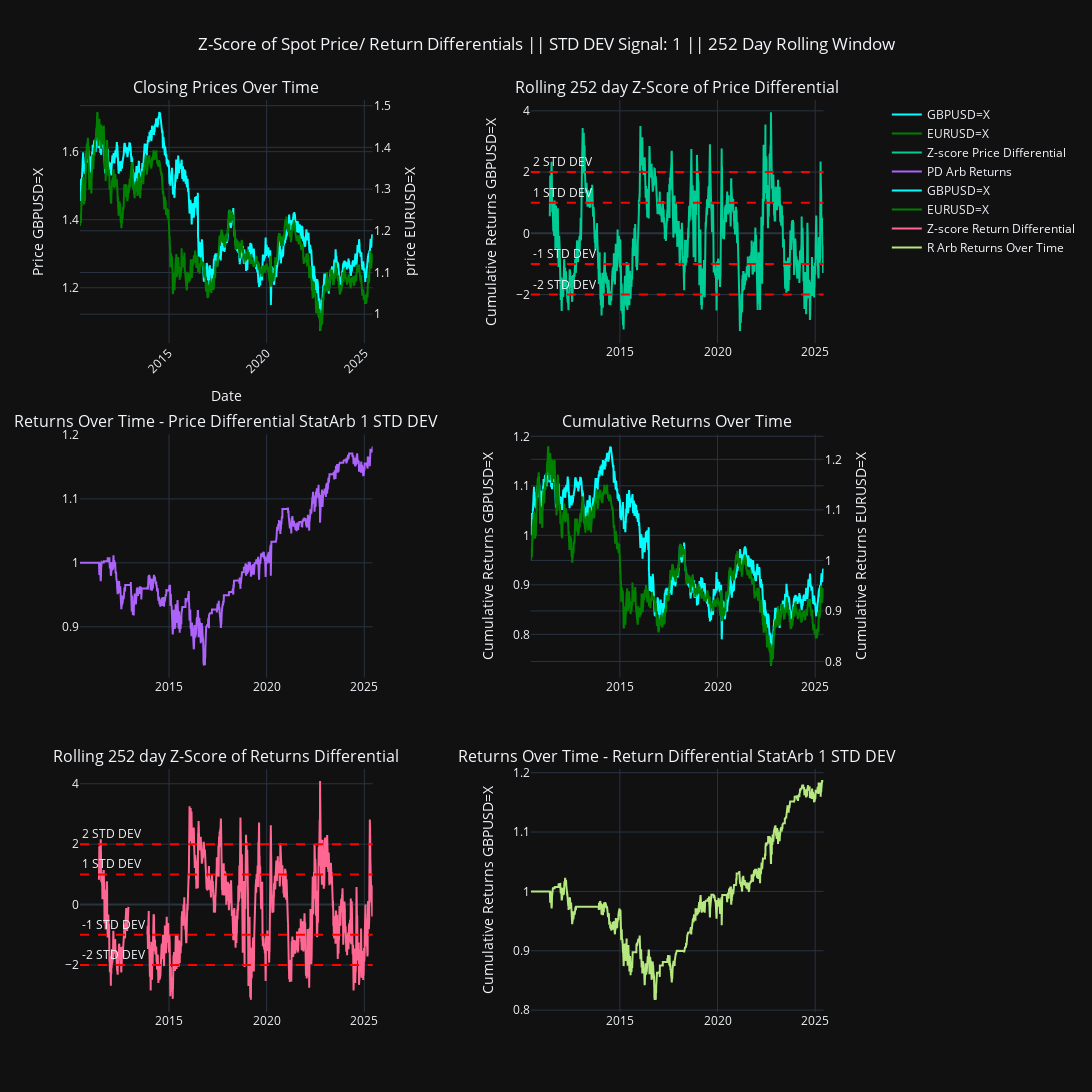

The notebook cell saved with this chart:
### Code cell
def ccy_pair_analysis(tickers=['USDKRW=X', 'EURKRW=X'], years=10, rolling_window=252):
        
    end_date = datetime.now(). strftime('%Y-%m-%d')

    start_date = (datetime.now() - timedelta(days=years*365)).strftime('%Y-%m-%d')

    df = pd.DataFrame()
    
    for ticker in tickers:
    
        temp_df = yf.download(ticker, start=start_date, end=end_date, session=session)
    
        temp_df.columns = [f"{col[0]}_{col[1]}" for col in temp_df.columns]
    
        temp_df = temp_df.reset_index()
        
        temp_df = temp_df.iloc[:, :2]
    
        temp_df[f'{ticker} Daily Returns'] = temp_df[f'Close_{ticker}'].pct_change().fillna(0)

        # Calculating cumulative return of asset
        temp_df[f'{ticker} Cumulative Returns'] = [1.0] + [None] * (len(temp_df) - 1)
        
        for i in range(1, len (temp_df)):
            temp_df[f'{ticker} Cumulative Returns'] = (1 + temp_df[f'{ticker} Daily Returns']).cumprod()
        
        if df.empty:
            df = temp_df
        else:
            df = pd.merge(df, temp_df, on='Date', how='left')

    df[f'Close_{tickers[0]}'] = df[f'Close_{tickers[0]}'].ffill()
    df[f'Close_{tickers[1]}'] = df[f'Close_{tickers[1]}'].ffill()
    
    df[f'{tickers[0]} Daily Returns'] = df[f'{tickers[0]} Daily Returns'].fillna(0)
    df[f'{tickers[1]} Daily Returns'] = df[f'{tickers[1]} Daily Returns'].fillna(0)

    # df[f'{tickers[0]} Cumulative Returns'] = df[f'{tickers[1]} Cumulative Returns'].fillna(0)
    # df[f'{tickers[1]} Cumulative Returns'] = df[f'{tickers[1]} Cumulative Returns'].fillna(0)
    
    # PRICE DIFFERENTIAL CALCULATION
    df['Price Differential'] = df[f'Close_{tickers[1]}'] - df[f'Close_{tickers[0]}']
    price_differential = df['Price Differential'].round(3)

    df['rolling_pd_mean'] = df['Price Differential'].rolling(window=rolling_window).mean()
    df['rolling_pd_std'] = df['Price Differential']. rolling(window=rolling_window).std()
    
    rolling_pd_z_score = (df['Price Differential'] - df['rolling_pd_mean']) / df['rolling_pd_std']
    df['Rolling Z-Score of Price Differential'] = rolling_pd_z_score.round(3)


    # RETURN DIFFERENTIAL CALCULATION
    df['Return Differential'] = df[f'{tickers[1]} Cumulative Returns'] - df[f'{tickers[0]} Cumulative Returns']

    df['rolling_rd_mean'] = df['Return Differential'].rolling(window=rolling_window).mean()
    df['rolling_rd_std'] = df['Return Differential'].rolling(window=rolling_window).std() 

    rolling_rd_z_score = (df['Return Differential'] - df['rolling_rd_mean']) / df['rolling_rd_std']
    df['Rolling Z-Score of Return Differential'] = rolling_rd_z_score.round(3)

    return df


def z_score_returns(df, tickers, z_signal=2):

    df['PD Arb Returns'] = [1.0] + [None] * (len(df) - 1)
    df['R Arb Returns'] = [1.0] + [None] * (len(df) - 1)

    # PD ARB RETURNS
    for i in range (1, len(df)):
        if abs(df.loc[i - 1, 'Rolling Z-Score of Price Differential']) < z_signal or np.isnan(df.loc[i - 1, 'Rolling Z-Score of Price Differential']):
            df.loc[i, 'PD Arb Returns'] = df.loc[i - 1, 'PD Arb Returns']

        elif df.loc[i - 1, 'Rolling Z-Score of Price Differential'] >= z_signal:
            long_return = df.loc[i, f'{tickers[0]} Daily Returns']
            short_return = -1 * df.loc[i, f'{tickers[1]} Daily Returns']
            net_return = long_return + short_return
            new_returns = df. loc[i - 1, 'PD Arb Returns'] * (1 + net_return)
            df. loc[i, 'PD Arb Returns'] = new_returns
        
        elif df.loc[i - 1, 'Rolling Z-Score of Price Differential'] <= -z_signal:
            short_return = -1 * df. loc[i, f'{tickers[0]} Daily Returns']
            long_return = df.loc[i, f'{tickers[1]} Daily Returns']
            net_return = long_return + short_return
            new_returns = df. loc[i - 1, 'PD Arb Returns'] * (1 + net_return)
            df.loc[i, 'PD Arb Returns'] = new_returns

    # R ARB RETURNS
    for i in range (1, len(df)):
        if abs(df.loc[i - 1, 'Rolling Z-Score of Return Differential']) < z_signal or np.isnan(df.loc[i - 1, 'Rolling Z-Score of Return Differential']):
            df.loc[i, 'R Arb Returns'] = df.loc[i - 1, 'R Arb Returns']

        elif df.loc[i - 1, 'Rolling Z-Score of Return Differential'] >= z_signal:
            long_return = df.loc[i, f'{tickers[0]} Daily Returns']
            short_return = -1 * df.loc[i, f'{tickers[1]} Daily Returns']
            net_return = long_return + short_return
            new_returns = df. loc[i - 1, 'R Arb Returns'] * (1 + net_return)
            df. loc[i, 'R Arb Returns'] = new_returns
        
        elif df.loc[i - 1, 'Rolling Z-Score of Return Differential'] <= -z_signal:
            short_return = -1 * df. loc[i, f'{tickers[0]} Daily Returns']
            long_return = df.loc[i, f'{tickers[1]} Daily Returns']
            net_return = long_return + short_return
            new_returns = df. loc[i - 1, 'R Arb Returns'] * (1 + net_return)
            df.loc[i, 'R Arb Returns'] = new_returns

    return df


def make_charts(df, signal, tickers, rolling_window=252):

    z_score_fig = make_subplots(
        rows=3, cols=2, 
        row_heights=[0.33, 0.33, 0.33], 
        vertical_spacing=0.1, subplot_titles=[
            'Closing Prices Over Time',
            f'Rolling {rolling_window} day Z-Score of Price Differential',
            f'Returns Over Time - Price Differential StatArb {signal} STD DEV',
            'Cumulative Returns Over Time',
            f'Rolling {rolling_window} day Z-Score of Returns Differential',
            f'Returns Over Time - Return Differential StatArb {signal} STD DEV'
            ], 
            specs=[
                [{"secondary_y": True}, {}],
                [{}, {"secondary_y": True}], 
                [{}, {}]
            ]
    )

    # Closing Prices Over Time
    z_score_fig.add_trace(go.Scatter(x=df['Date'], y=df[f'Close_{tickers[0]}'], name=tickers[0], line=dict(color='cyan')), row=1, col=1, secondary_y=False)
    z_score_fig.add_trace(go.Scatter (x=df['Date'], y=df[f'Close_{tickers[1]}'], name=tickers[1], line=dict(color='green')), row=1, col=1, secondary_y=True)

    # Rolling Z-Score of Price Differential
    z_score_fig.add_trace(go.Scatter(x=df['Date'], y=df['Rolling Z-Score of Price Differential'], mode='lines', name='Z-score Price Differential'), row=1, col=2)

    # Returns Over Time - Price Differential StatArb
    z_score_fig.add_trace(go.Scatter (x=df['Date'], y=df['PD Arb Returns'], mode='lines', name='PD Arb Returns'), row=2, col=1)
    
    # Cumulative Returns Over Time
    z_score_fig.add_trace(go.Scatter(x=df['Date'], y=df[f'{tickers[0]} Cumulative Returns'], name=tickers[0], line=dict(color='cyan')), row=2, col=2, secondary_y=False) 
    z_score_fig.add_trace(go.Scatter(x=df['Date'], y=df[f'{tickers[1]} Cumulative Returns'], name=tickers[1], line=dict(color='green')), row=2, col=2, secondary_y=True)
    
    # Rolling Z-Score of Returns Differential
    z_score_fig.add_trace(go.Scatter (x=df[ 'Date'], y=df['Rolling Z-Score of Return Differential'], mode='lines', name='Z-score Return Differential'), row=3, col=1)
    
    # Returns Over Time - Return Differential StatArb
    z_score_fig.add_trace(go.Scatter(x=df['Date'], y=df['R Arb Returns'], mode='lines', name='R Arb Returns Over Time'), row=3, col=2)

    # Add Std Dev dashed lines to both Z-Score plots
    std_devs = [1, -1, 2, -2]
    
    for threshold in std_devs:
        z_score_fig.add_hline(y=threshold, line=dict(color='red', dash='dash'), annotation_text=f'{threshold} STD DEV', annotation_position='top left', row=1, col=2)
        z_score_fig.add_hline(y=threshold, line=dict(color='red', dash='dash'), annotation_text=f'{threshold} STD DEV', annotation_position='top left', row=3, col=1)
    
    z_score_fig.update_layout(
        title=dict(text=f'Z-Score of Spot Price/ Return Differentials || STD DEV Signal: {signal} || {rolling_window} Day Rolling Window', x=0.5),
        xaxis=dict(title='Date', tickangle=-45), 
        yaxis=dict(title='Z-Score'), 
        template='plotly_dark', 
        autosize=False, 
        width=1200, 
        height=1200
    )
    
    z_score_fig.update_yaxes(title_text=f'Price {tickers[0]}', row=1, col=1, secondary_y=False)
    z_score_fig.update_yaxes(title_text=f' price {tickers[1]}', row=1, col=1, secondary_y=True)
    z_score_fig.update_yaxes(title_text='Z-Score Spot Difference', row=1, col=2)
    
    z_score_fig.update_yaxes(title_text=f'Cumulative Returns {tickers[0]}',col=2, secondary_y=False)
    z_score_fig. update_yaxes(title_text=f'Cumulative Returns {tickers[1]}', row=2, secondary_y=True)
    
    z_score_fig.show()

    return None

tickers, signal, roll_window = ['GBPUSD=X', 'EURUSD=X'], 1, 252
data = ccy_pair_analysis(tickers=tickers, years=15, rolling_window=roll_window)
data_returns = z_score_returns(data, tickers=tickers, z_signal=signal)
make_charts(df=data_returns, signal=signal, tickers=tickers)

### Figure 1 — Plotly figure (JSON) as saved in the notebook; plotly's stock layout.template omitted (floating-point values rounded to 4 significant figures; data arrays with more than 128 entries replaced by an {"elided": "..."} marker saying what was removed)
{"data": [{"line": {"color": "cyan"}, "name": "GBPUSD=X", "type": "scatter", "x": {"elided": "3903 str values"}, "xaxis": "x", "y": {"elided": "3903 float values"}, "yaxis": "y"}, {"line": {"color": "green"}, "name": "EURUSD=X", "type": "scatter", "x": {"elided": "3903 str values"}, "xaxis": "x", "y": {"elided": "3903 float values"}, "yaxis": "y2"}, {"mode": "lines", "name": "Z-score Price Differential", "type": "scatter", "x": {"elided": "3903 str values"}, "xaxis": "x2", "y": {"elided": "3903 float values"}, "yaxis": "y3"}, {"mode": "lines", "name": "PD Arb Returns", "type": "scatter", "x": {"elided": "3903 str values"}, "xaxis": "x3", "y": {"elided": "3903 float values"}, "yaxis": "y4"}, {"line": {"color": "cyan"}, "name": "GBPUSD=X", "type": "scatter", "x": {"elided": "3903 str values"}, "xaxis": "x4", "y": {"elided": "3903 float values"}, "yaxis": "y5"}, {"line": {"color": "green"}, "name": "EURUSD=X", "type": "scatter", "x": {"elided": "3903 str values"}, "xaxis": "x4", "y": {"elided": "3903 float values"}, "yaxis": "y6"}, {"mode": "lines", "name": "Z-score Return Differential", "type": "scatter", "x": {"elided": "3903 str values"}, "xaxis": "x5", "y": {"elided": "3903 float values"}, "yaxis": "y7"}, {"mode": "lines", "name": "R Arb Returns Over Time", "type": "scatter", "x": {"elided": "3903 str values"}, "xaxis": "x6", "y": {"elided": "3903 float values"}, "yaxis": "y8"}], "layout": {"annotations": [{"font": {"size": 16}, "showarrow": false, "text": "Closing Prices Over Time", "x": 0.185, "xanchor": "center", "xref": "paper", "y": 1, "yanchor": "bottom", "yref": "paper"}, {"font": {"size": 16}, "showarrow": false, "text": "Rolling 252 day Z-Score of Price Differential", "x": 0.755, "xanchor": "center", "xref": "paper", "y": 1, "yanchor": "bottom", "yref": "paper"}, {"font": {"size": 16}, "showarrow": false, "text": "Returns Over Time - Price Differential StatArb 1 STD DEV", "x": 0.185, "xanchor": "center", "xref": "paper", "y": 0.6333, "yanchor": "bottom", "yref": "paper"}, {"font": {"size": 16}, "showarrow": false, "text": "Cumulative Returns Over Time", "x": 0.755, "xanchor": "center", "xref": "paper", "y": 0.6333, "yanchor": "bottom", "yref": "paper"}, {"font": {"size": 16}, "showarrow": false, "text": "Rolling 252 day Z-Score of Returns Differential", "x": 0.185, "xanchor": "center", "xref": "paper", "y": 0.2667, "yanchor": "bottom", "yref": "paper"}, {"font": {"size": 16}, "showarrow": false, "text": "Returns Over Time - Return Differential StatArb 1 STD DEV", "x": 0.755, "xanchor": "center", "xref": "paper", "y": 0.2667, "yanchor": "bottom", "yref": "paper"}, {"showarrow": false, "text": "1 STD DEV", "x": 0, "xanchor": "left", "xref": "x2 domain", "y": 1, "yanchor": "bottom", "yref": "y3"}, {"showarrow": false, "text": "1 STD DEV", "x": 0, "xanchor": "left", "xref": "x5 domain", "y": 1, "yanchor": "bottom", "yref": "y7"}, {"showarrow": false, "text": "-1 STD DEV", "x": 0, "xanchor": "left", "xref": "x2 domain", "y": -1, "yanchor": "bottom", "yref": "y3"}, {"showarrow": false, "text": "-1 STD DEV", "x": 0, "xanchor": "left", "xref": "x5 domain", "y": -1, "yanchor": "bottom", "yref": "y7"}, {"showarrow": false, "text": "2 STD DEV", "x": 0, "xanchor": "left", "xref": "x2 domain", "y": 2, "yanchor": "bottom", "yref": "y3"}, {"showarrow": false, "text": "2 STD DEV", "x": 0, "xanchor": "left", "xref": "x5 domain", "y": 2, "yanchor": "bottom", "yref": "y7"}, {"showarrow": false, "text": "-2 STD DEV", "x": 0, "xanchor": "left", "xref": "x2 domain", "y": -2, "yanchor": "bottom", "yref": "y3"}, {"showarrow": false, "text": "-2 STD DEV", "x": 0, "xanchor": "left", "xref": "x5 domain", "y": -2, "yanchor": "bottom", "yref": "y7"}], "autosize": false, "height": 1200, "shapes": [{"line": {"color": "red", "dash": "dash"}, "type": "line", "x0": 0, "x1": 1, "xref": "x2 domain", "y0": 1, "y1": 1, "yref": "y3"}, {"line": {"color": "red", "dash": "dash"}, "type": "line", "x0": 0, "x1": 1, "xref": "x5 domain", "y0": 1, "y1": 1, "yref": "y7"}, {"line": {"color": "red", "dash": "dash"}, "type": "line", "x0": 0, "x1": 1, "xref": "x2 domain", "y0": -1, "y1": -1, "yref": "y3"}, {"line": {"color": "red", "dash": "dash"}, "type": "line", "x0": 0, "x1": 1, "xref": "x5 domain", "y0": -1, "y1": -1, "yref": "y7"}, {"line": {"color": "red", "dash": "dash"}, "type": "line", "x0": 0, "x1": 1, "xref": "x2 domain", "y0": 2, "y1": 2, "yref": "y3"}, {"line": {"color": "red", "dash": "dash"}, "type": "line", "x0": 0, "x1": 1, "xref": "x5 domain", "y0": 2, "y1": 2, "yref": "y7"}, {"line": {"color": "red", "dash": "dash"}, "type": "line", "x0": 0, "x1": 1, "xref": "x2 domain", "y0": -2, "y1": -2, "yref": "y3"}, {"line": {"color": "red", "dash": "dash"}, "type": "line", "x0": 0, "x1": 1, "xref": "x5 domain", "y0": -2, "y1": -2, "yref": "y7"}], "title": {"text": "Z-Score of Spot Price/ Return Differentials || STD DEV Signal: 1 || 252 Day Rolling Window", "x": 0.5}, "width": 1200, "xaxis": {"anchor": "y", "domain": [0, 0.37], "tickangle": -45, "title": {"text": "Date"}}, "xaxis2": {"anchor": "y3", "domain": [0.57, 0.94]}, "xaxis3": {"anchor": "y4", "domain": [0, 0.37]}, "xaxis4": {"anchor": "y5", "domain": [0.57, 0.94]}, "xaxis5": {"anchor": "y7", "domain": [0, 0.37]}, "xaxis6": {"anchor": "y8", "domain": [0.57, 0.94]}, "yaxis": {"anchor": "x", "domain": [0.7333, 1], "title": {"text": "Price GBPUSD=X"}}, "yaxis2": {"anchor": "x", "overlaying": "y", "side": "right", "title": {"text": " price EURUSD=X"}}, "yaxis3": {"anchor": "x2", "domain": [0.7333, 1], "title": {"text": "Cumulative Returns GBPUSD=X"}}, "yaxis4": {"anchor": "x3", "domain": [0.3667, 0.6333]}, "yaxis5": {"anchor": "x4", "domain": [0.3667, 0.6333], "title": {"text": "Cumulative Returns GBPUSD=X"}}, "yaxis6": {"anchor": "x4", "overlaying": "y5", "side": "right", "title": {"text": "Cumulative Returns EURUSD=X"}}, "yaxis7": {"anchor": "x5", "domain": [0, 0.2667]}, "yaxis8": {"anchor": "x6", "domain": [0, 0.2667], "title": {"text": "Cumulative Returns GBPUSD=X"}}}}
